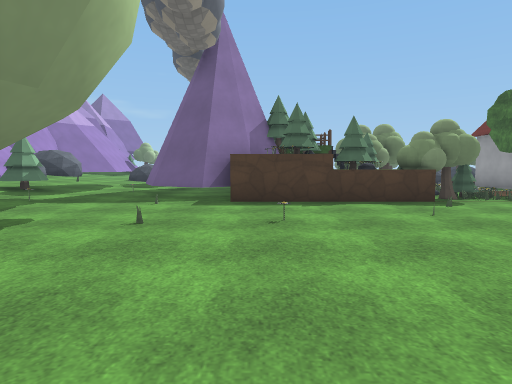
View 1 (above)

24 first-person views from a walk through a level from a Godot 3-D game. The camera is 1.3 m above the floor, tilts 4° down and sees 75° across. Doors that lead somewhere are drawn open, without their leaves. The floor is counted in squares, 2 m on a side. Each view is taken from the middle of a square. On the plan, view 1 faces up. The plan holds only what a view shows up to about 10 squares ahead; the rest is blank. The place goes on beyond the plan. Flat picture figures and markers are left out. Characters and animated objects are left out. Surface patterns are stand-ins for the level's own textures.

View 2
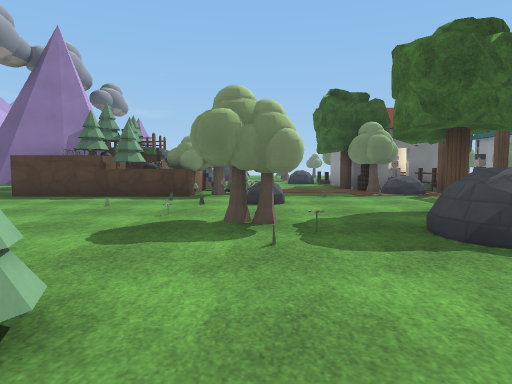

View 3
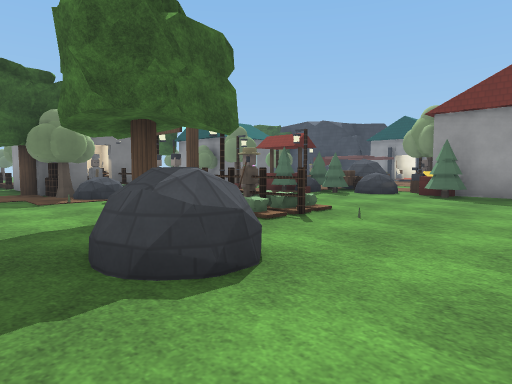

View 4
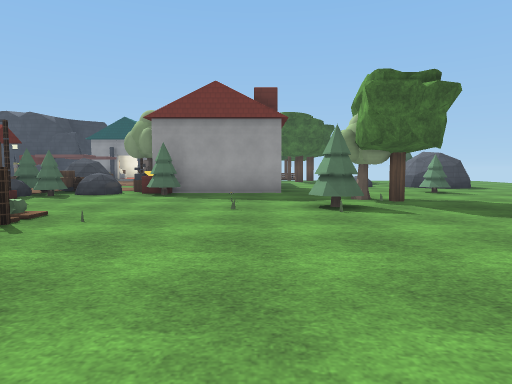

View 5
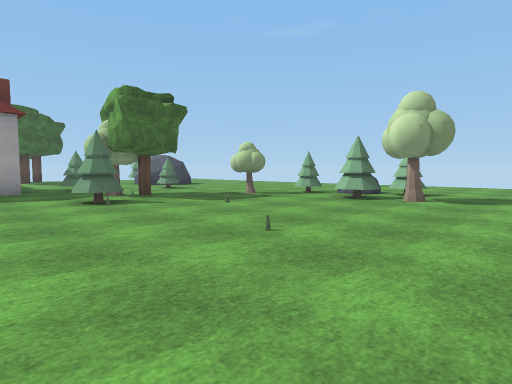

View 6
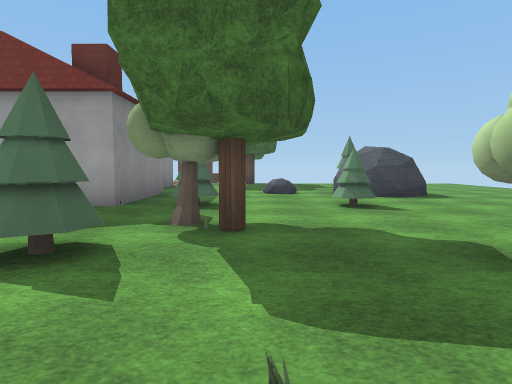

View 7
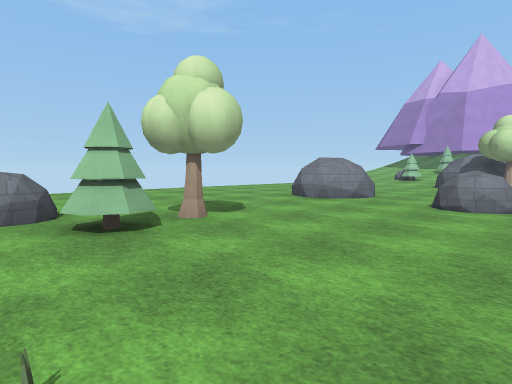

View 8
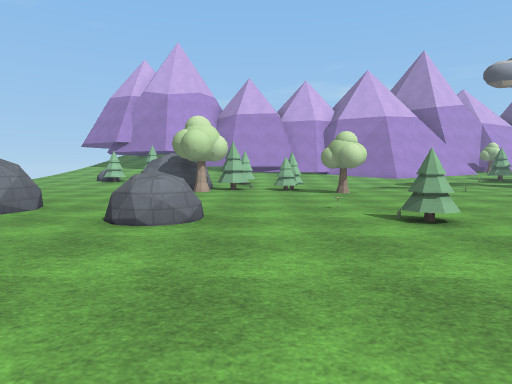

View 9
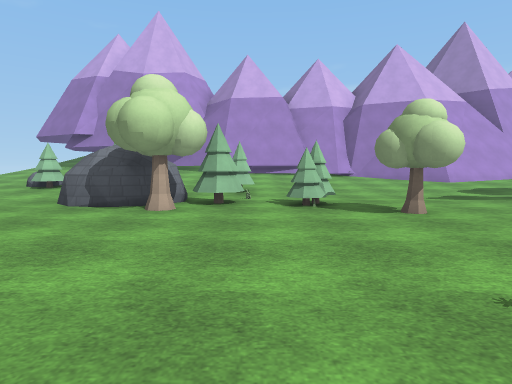

View 10
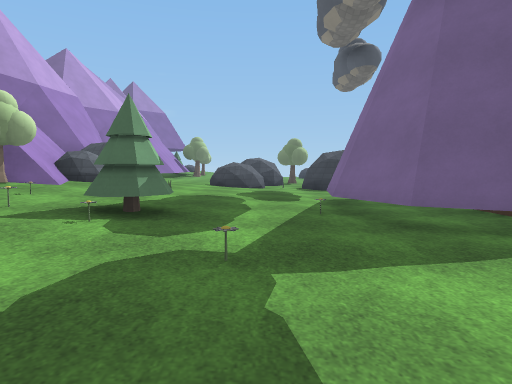

View 11
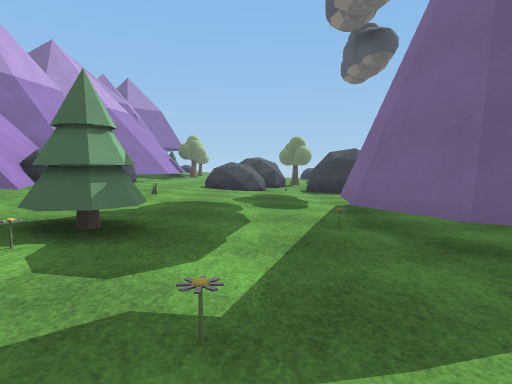

View 12
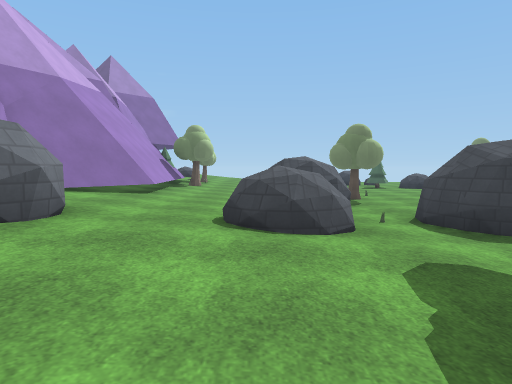

View 13
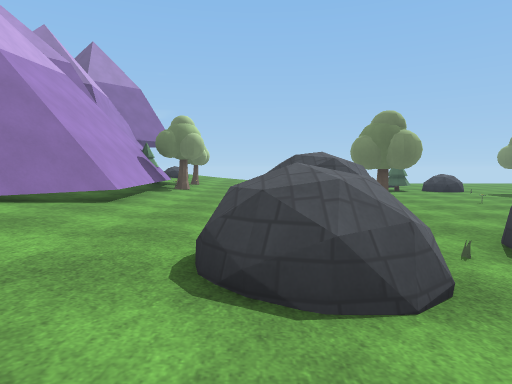

View 14
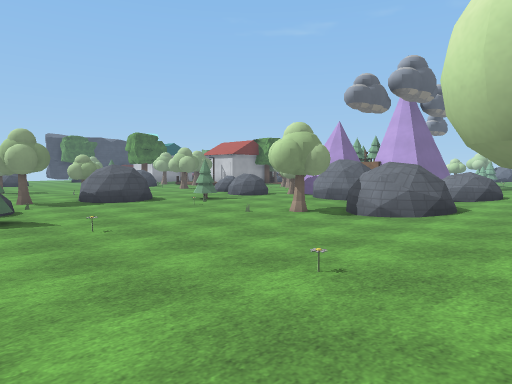

View 15
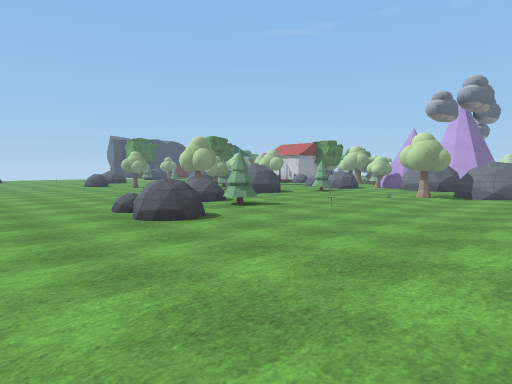

View 16
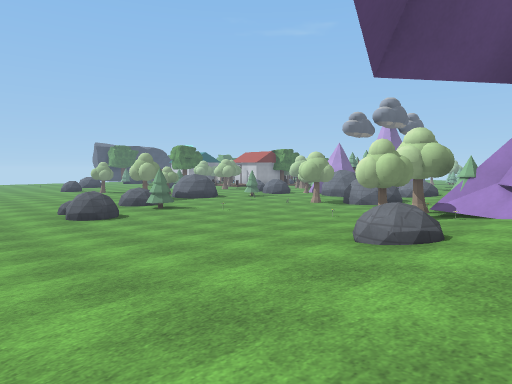

View 17
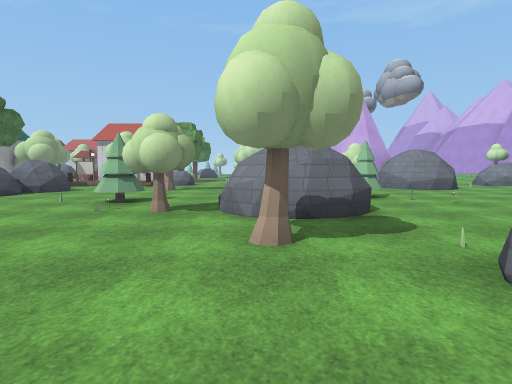

View 18
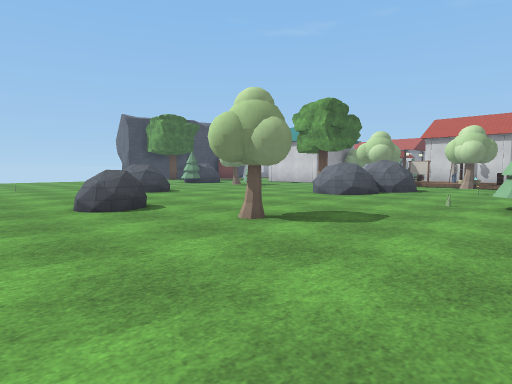

View 19
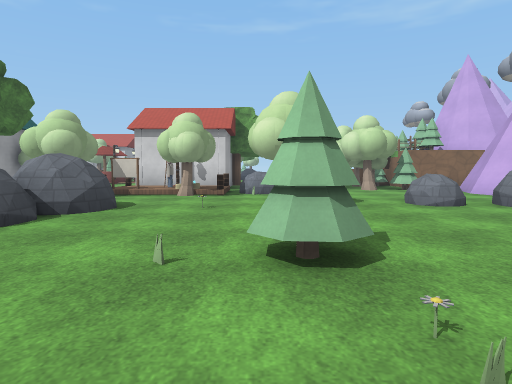

View 20
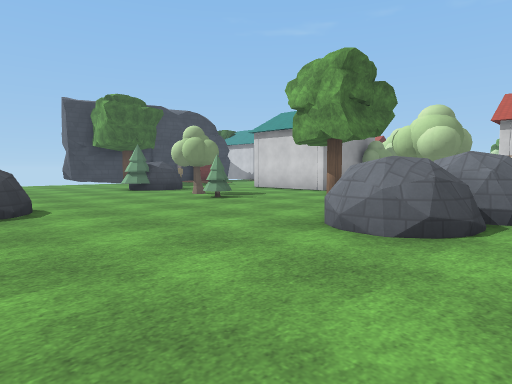

View 21
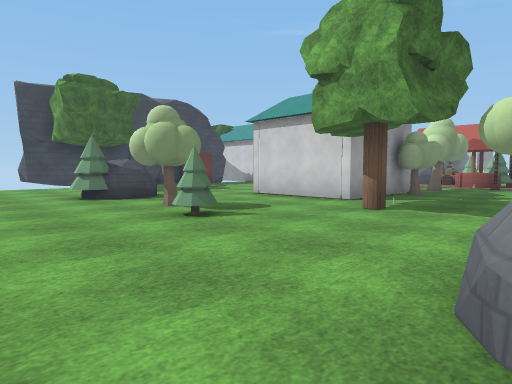

View 22
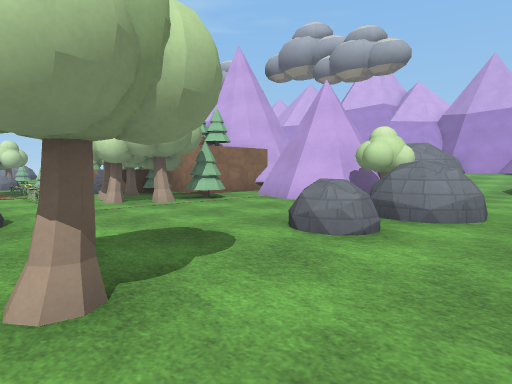

View 23
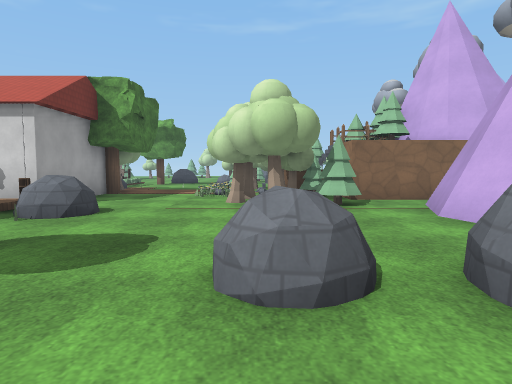

View 24
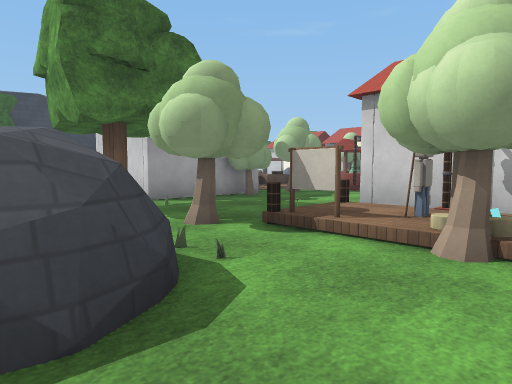

### Floor plan
Key: @ floor where view 1 was taken; # wall or solid block; . main floor; : floor 0.25 m higher than the main floor; + floor 0.5 m higher than the main floor; * floor 0.75 m higher than the main floor; / step, stairs or slope; D door; = window, fence, low wall or low ledge; ^ raised ledge; v drop or lower ground; T pine tree; R rock; O other object.
Columns run from 10 left of view 1 to 19 right of it. Each row starts with its distance up from view 1.
 30 /////::..
 29 /////::........
 28 /////::.........
 27  ////::..RRR....
 26  /R//::...R  .. .....
 25  / //::.....R..............
 24  ///+:....T.R........RR.....
 23  #/#::........#....#...  ...
 22   T#::...................R
 21   ##::.......RR#.........R.
 20   #+/........RR..T............
 19   #+/...#...T........R........
 18   #+:RRR............RR........
 17  ##+:RRR....R.......RR...T#.TT
 16  #///:..##..R.R.#...R........R
 15  #//+RR.####...........#.....
 14  #R++RR.####......####.......
 13  #RR+::..  #.....R###....  #.
 12  #R*/::..  #.T# ..###....#
 11  #R//::.  ##### ..#  ...#
 10  ##*/::.#.^T###...  # ...D
  9   #*/::#..#####...DD# ..#
  8    */T:.###T=##T..###  #
  7    //::..#vTT##T...RD  T
  6     ::/.............D  RT.
  5     ::.........R... #  TOORR
  4     ::............# #...RRR
  3     /..........#....#....DD
  2     /............RR.....T
  1     /....................
  0     /:...#@...T..........###
 -1     /:..T............TT.....
 -2     /:T/...............#.T.
 -3       /.T.....R..............
 -4       :RR...................R
 -5        RR........#...#...T..R.
 -6        .....RRR...TTT......RRT
 -7       :..... R....TR..  ...R
 -8      T:...   .......     .....
 -9      R       .......       ...
-10               .....         ..
-11                  ..

Where each view was taken, in squares from view 1:
view 1: 0 up, 0 right, facing up
view 2: 1 down, 5 right, facing up
view 3: 0 up, 6 right, facing up-right
view 4: 0 up, 6 right, facing right
view 5: 1 up, 5 right, facing down-right
view 6: 3 down, 9 right, facing right
view 7: 2 down, 10 right, facing down-left
view 8: 2 down, 8 right, facing left
view 9: 2 down, 4 right, facing left
view 10: 4 up, 4 left, facing up
view 11: 5 up, 4 left, facing up
view 12: 10 up, 5 left, facing up
view 13: 12 up, 5 left, facing up
view 14: 25 up, 7 left, facing down-right
view 15: 30 up, 6 left, facing down-right
view 16: 30 up, 10 left, facing down-right
view 17: 26 up, 4 right, facing down
view 18: 26 up, 6 right, facing down-right
view 19: 22 up, 7 right, facing down
view 20: 22 up, 9 right, facing down-right
view 21: 20 up, 11 right, facing down-right
view 22: 18 up, 7 right, facing down-left
view 23: 18 up, 4 right, facing down
view 24: 17 up, 8 right, facing down-right
